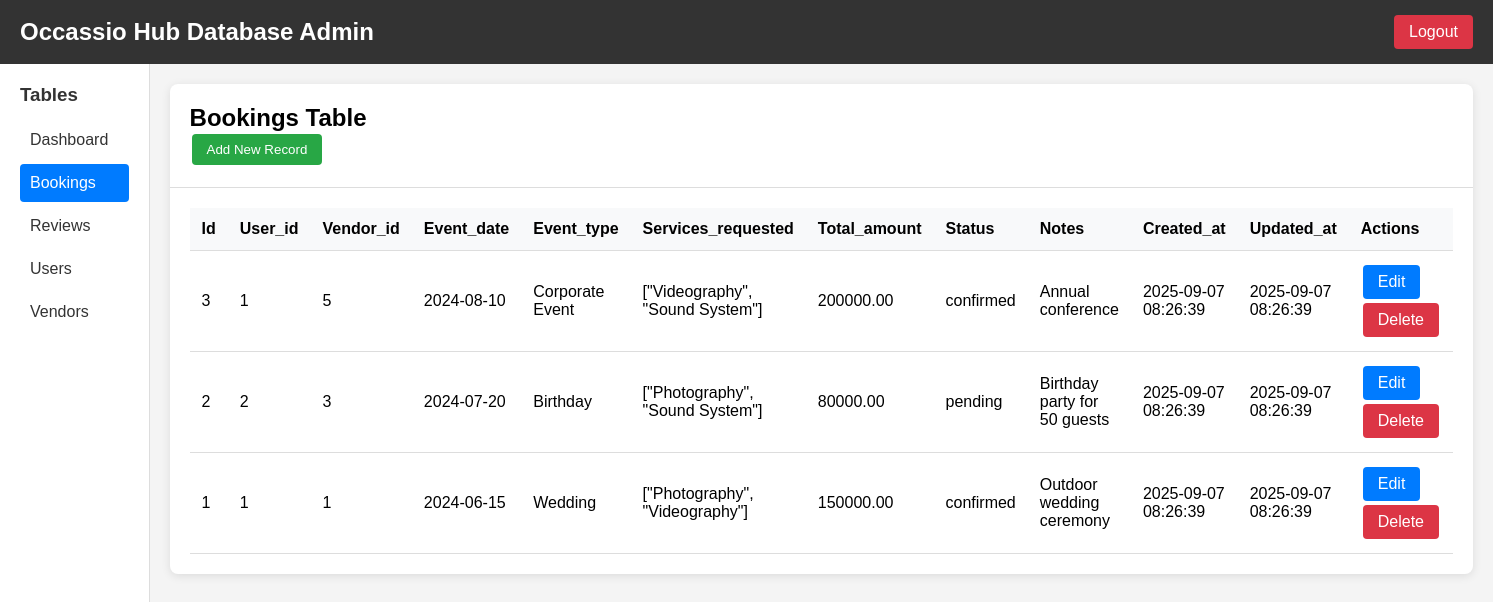
Page /admin/dashboard.php?action=table&table=bookings (signed in) on the committed database.
### tables this page shows
CREATE TABLE bookings (
    id INT AUTO_INCREMENT PRIMARY KEY,
    user_id INT NOT NULL,
    vendor_id INT NOT NULL,
    event_date DATE NOT NULL,
    event_type VARCHAR(100) NOT NULL,
    services_requested JSON NOT NULL,
    total_amount DECIMAL(10,2) NOT NULL,
    status ENUM('pending', 'confirmed', 'completed', 'cancelled') DEFAULT 'pending',
    notes TEXT,
    created_at TIMESTAMP DEFAULT CURRENT_TIMESTAMP,
    updated_at TIMESTAMP DEFAULT CURRENT_TIMESTAMP ON UPDATE CURRENT_TIMESTAMP,
    FOREIGN KEY (user_id) REFERENCES users(id) ON DELETE CASCADE,
    FOREIGN KEY (vendor_id) REFERENCES vendors(id) ON DELETE CASCADE,
    INDEX idx_user_id (user_id),
    INDEX idx_vendor_id (vendor_id),
    INDEX idx_event_date (event_date),
    INDEX idx_status (status)
);

### admin/dashboard.php (the view, shortened to what this page needs)
        <?php
try {
    $database = new Database();
    $db = $database->getConnection();
} catch (Exception $e) {
    die("Database connection failed: " . $e->getMessage());
}
$action = $_GET['action'] ?? 'dashboard';
$table = $_GET['table'] ?? '';
function getTableData($db, $table, $limit = 50) {
    try {
        $stmt = $db->prepare("SELECT * FROM $table ORDER BY id DESC LIMIT $limit");
        $stmt->execute();
        return $stmt->fetchAll(PDO::FETCH_ASSOC);
    } catch (Exception $e) {
        return [];
    }
}
function getTables($db) {
    try {
        $stmt = $db->prepare("SHOW TABLES");
        $stmt->execute();
        return $stmt->fetchAll(PDO::FETCH_COLUMN);
    } catch (Exception $e) {
        return [];
    }
}
$tables = getTables($db);
?>
<!DOCTYPE html>
<html lang="en">
<head>
</head>
<body>
    <div class="header">
        <h1>Occassio Hub Database Admin</h1>
        <a href="?action=logout" class="logout">Logout</a>
    </div>
    <div class="container">
        <div class="sidebar">
            <h3>Tables</h3>
            <a href="?action=dashboard" class="<?php echo $action === 'dashboard' ? 'active' : ''; ?>">Dashboard</a>
            <?php foreach ($tables as $table_name): ?>
                <a href="?action=table&table=<?php echo $table_name; ?>"
                   class="<?php echo $action === 'table' && $table === $table_name ? 'active' : ''; ?>">
                    <?php echo ucfirst($table_name); ?>
                </a>
            <?php endforeach; ?>
        </div>
        <div class="main-content">
            <?php if ($action === 'dashboard'): ?>
                <div class="card">
                    <div class="card-header">
                        <h2>Database Overview</h2>
                    </div>
                    <div class="card-body">
                        <div class="stats">
                            <?php foreach ($tables as $table_name): ?>
                                <?php
                                $count = 0;
                                try {
                                    $stmt = $db->prepare("SELECT COUNT(*) FROM $table_name");
                                    $stmt->execute();
                                    $count = $stmt->fetchColumn();
                                } catch (Exception $e) {
                                    $count = 0;
                                }
                                ?>
                                <div class="stat-card">
                                    <div class="stat-number"><?php echo $count; ?></div>
                                    <div class="stat-label"><?php echo ucfirst($table_name); ?></div>
                                </div>
                            <?php endforeach; ?>
                        </div>
                        <h3>Recent Activity</h3>
                        <div class="table-responsive">
                            <table class="table">
                                <thead>
                                    <tr>
                                        <th>Table</th>
                                        <th>Action</th>
                                        <th>Time</th>
                                    </tr>
                                </thead>
                                <tbody>
                                    <tr>
                                        <td>All Tables</td>
                                        <td>Database accessed</td>
                                        <td><?php echo date('Y-m-d H:i:s'); ?></td>
                                    </tr>
                                </tbody>
                            </table>
                        </div>
                    </div>
                </div>
            <?php elseif ($action === 'table' && $table): ?>
                <div class="card">
                    <div class="card-header">
                        <h2><?php echo ucfirst($table); ?> Table</h2>
                        <button class="btn btn-success" onclick="showAddModal()">Add New Record</button>
                    </div>
                    <div class="card-body">
                        <?php
                        $data = getTableData($db, $table);
                        ?>
                        <?php if (!empty($data)): ?>
                            <div class="table-responsive">
                                <table class="table">
                                    <thead>
                                        <tr>
                                            <?php foreach (array_keys($data[0]) as $column): ?>
                                                <th><?php echo ucfirst($column); ?></th>
                                            <?php endforeach; ?>
                                            <th>Actions</th>
                                        </tr>
                                    </thead>
                                    <tbody>
                                        <?php foreach ($data as $row): ?>
                                            <tr>
                                                <?php foreach ($row as $value): ?>
                                                    <td>
                                                        <?php
                                                        if (is_string($value) && strlen($value) > 50) {
                                                            echo htmlspecialchars(substr($value, 0, 50)) . '...';
                                                        } else {
                                                            echo htmlspecialchars($value);
                                                        }
                                                        ?>
                                                    </td>
                                                <?php endforeach; ?>
                                                <td>
                                                    <a href="?action=edit&table=<?php echo $table; ?>&id=<?php echo $row['id']; ?>"
                                                       class="btn btn-primary">Edit</a>
                                                    <a href="?action=delete&table=<?php echo $table; ?>&id=<?php echo $row['id']; ?>"
                                                       class="btn btn-danger"
                                                       onclick="return confirm('Are you sure you want to delete this record?')">Delete</a>
                                                </td>
                                            </tr>
                                        <?php endforeach; ?>
                                    </tbody>
                                </table>
                            </div>
                        <?php else: ?>
                            <p>No data found in this table.</p>
                        <?php endif; ?>
                    </div>
                </div>
            <?php endif; ?>
        </div>
    </div>
</body>
</html>

### admin/dashboard.php (style rules this page uses)
* { margin: 0; padding: 0; box-sizing: border-box; }
body { font-family: Arial, sans-serif; background: #f4f4f4; }
.header { background: #333; color: white; padding: 15px 20px; display: flex; justify-content: space-between; align-items: center; }
.header h1 { font-size: 24px; }
.logout { color: white; text-decoration: none; padding: 8px 15px; background: #dc3545; border-radius: 4px; }
.container { display: flex; min-height: calc(100vh - 70px); }
.sidebar { width: 250px; background: white; border-right: 1px solid #ddd; padding: 20px; }
.sidebar h3 { margin-bottom: 15px; color: #333; }
.sidebar a { display: block; padding: 10px; color: #333; text-decoration: none; border-radius: 4px; margin-bottom: 5px; }
.sidebar a.active { background: #007bff; color: white; }
.main-content { flex: 1; padding: 20px; }
.card { background: white; border-radius: 8px; box-shadow: 0 2px 10px rgba(0,0,0,0.1); margin-bottom: 20px; }
.card-header { padding: 20px; border-bottom: 1px solid #ddd; }
.card-body { padding: 20px; }
.table { width: 100%; border-collapse: collapse; }
.table th, .table td { padding: 12px; text-align: left; border-bottom: 1px solid #ddd; }
.table th { background: #f8f9fa; font-weight: bold; }
.btn { padding: 8px 15px; border: none; border-radius: 4px; cursor: pointer; text-decoration: none; display: inline-block; margin: 2px; }
.btn-primary { background: #007bff; color: white; }
.btn-danger { background: #dc3545; color: white; }
.btn-success { background: #28a745; color: white; }

### rows in the picture
bookings: id "3", user "1", vendor "5", event_date "2024-08-10", event_type "Corporate Event", services_requested "[\"Videography\", \"Sound System\"]", total_amount "200000.00", status "confirmed", notes "Annual conference", value "2025-09-07 08:26:39"
bookings: value "2", vendor "3", event_date "2024-07-20", event_type "Birthday", services_requested "[\"Photography\", \"Sound System\"]", total_amount "80000.00", status "pending", notes "Birthday party for 50 guests", value "2025-09-07 08:26:39"
bookings: value "1", event_date "2024-06-15", event_type "Wedding", services_requested "[\"Photography\", \"Videography\"]", total_amount "150000.00", status "confirmed", notes "Outdoor wedding ceremony", value "2025-09-07 08:26:39"

### other values in the picture
$table_name "Bookings"
$table_name "Reviews"
$table_name "Users"
$table_name "Vendors"
$table "Bookings"
$column "Id"
$column "User_id"
$column "Vendor_id"
$column "Event_date"
$column "Event_type"
$column "Services_requested"
$column "Total_amount"
$column "Status"
$column "Notes"
$column "Created_at"
